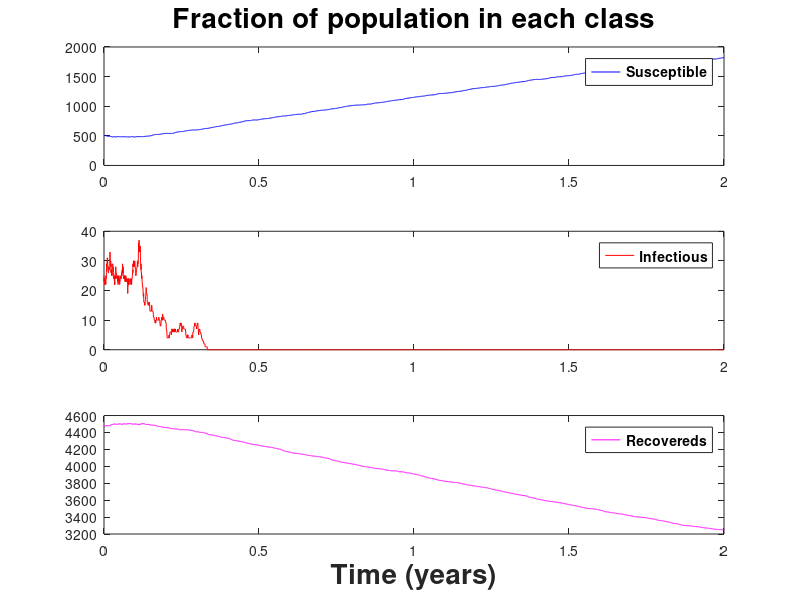

This figure's MATLAB source:
clear all
clc
close all



beta = 1;
gamma = 1/10;
mu = 5e-4;
N0 = 5000; 

Y0=ceil(mu*N0/gamma);
X0=floor(gamma*N0/beta);

X = X0;
Y = Y0;
Z = N0 - X0 - Y0;
N = N0; % constant during simulations

tmax = 2*365;
T = [];
XPop = [];
YPop = [];
ZPop = [];
t = 0;
XPop(1) = X;
YPop(1) = Y;
ZPop(1) = Z;
i = 2;

while t <= tmax
    
    tran_rate = beta * X * Y /N;
    recover_rate = gamma * Y;
    birth_rate = mu * N;
    death_s_rate = mu * X;
    death_i_rate = mu * Y;
    death_r_rate = mu * Z;
    
    total_rate = tran_rate + recover_rate + birth_rate + death_s_rate + death_i_rate + ...
                 death_r_rate;
             
    %rng(1234);

    rand1 = rand;
    rand2 = rand;

    dt = -log(rand1)/total_rate;

    if rand2 < tran_rate/total_rate %infection
        X = X - 1;
        Y = Y + 1;
    elseif rand2 < (tran_rate + recover_rate)/total_rate % recovery
        Z = Z + 1;
        Y = Y - 1;
    elseif rand2 < (tran_rate + recover_rate + birth_rate)/total_rate % birth
        X = X + 1;
    elseif rand2 < (tran_rate + recover_rate + birth_rate + death_s_rate)/total_rate %death susceptible
        X = X - 1;
    elseif rand2 < (tran_rate + recover_rate + birth_rate + death_s_rate + ... 
              death_i_rate)/total_rate                           % death infected
        Y = Y - 1;
    else                    % death recovered
        Z = Z - 1;
    end
    
    XPop(i) = X;
    YPop(i) = Y;
    ZPop(i) = Z;
    T(i) = t ;
    
    
    t = t + dt;
    i = i + 1;
    
    

end

figure
ax1 = subplot(3,1,1);
ax2 = subplot(3,1,2);
ax3 = subplot(3,1,3);
plot(ax1, T/365, XPop, 'b')
legend(ax1, {'Susceptible'},'Location', 'best',...
    'FontSize', 10, 'FontWeight', 'bold')
plot(ax2, T/365, YPop, 'r')
legend(ax2, {'Infectious'},'Location', 'best',...
    'FontSize', 10, 'FontWeight', 'bold')
plot(ax3, T/365, ZPop, 'm')
legend(ax3, {'Recovereds'},'Location', 'best',...
    'FontSize', 10, 'FontWeight', 'bold')
xlabel('Time (years)', 'FontSize',20,'FontWeight','bold')
title(ax1, 'Fraction of population in each class', 'FontSize',20,'FontWeight','bold')

  